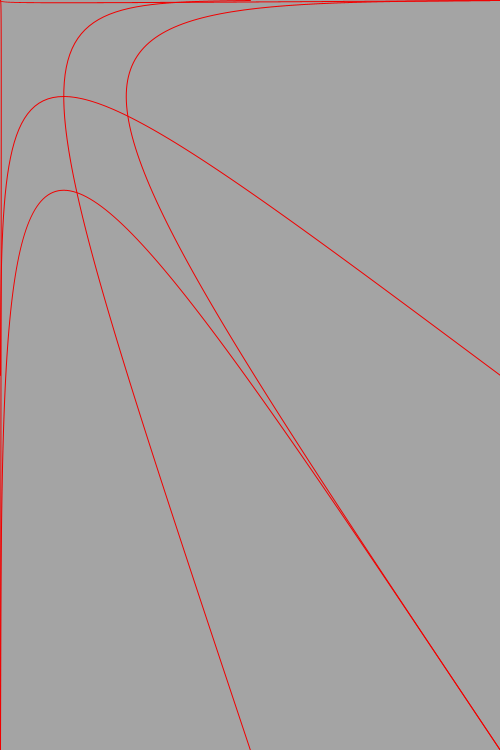
Frame 1 (no input)
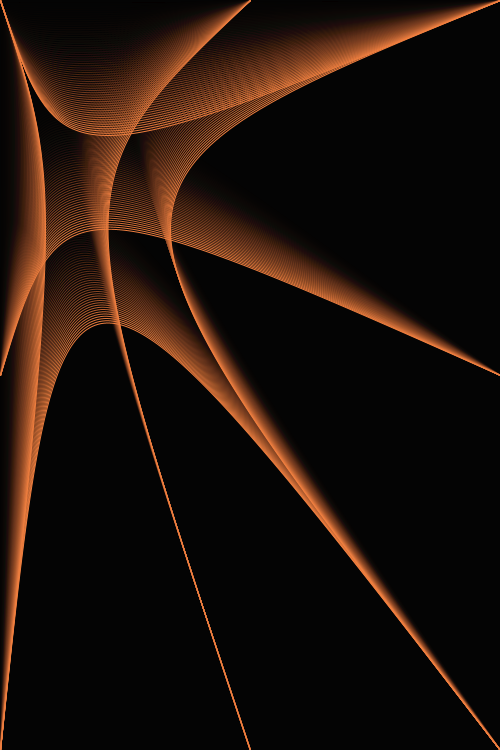
Frame 60 (the mouse pressed at the canvas centre just before this capture)
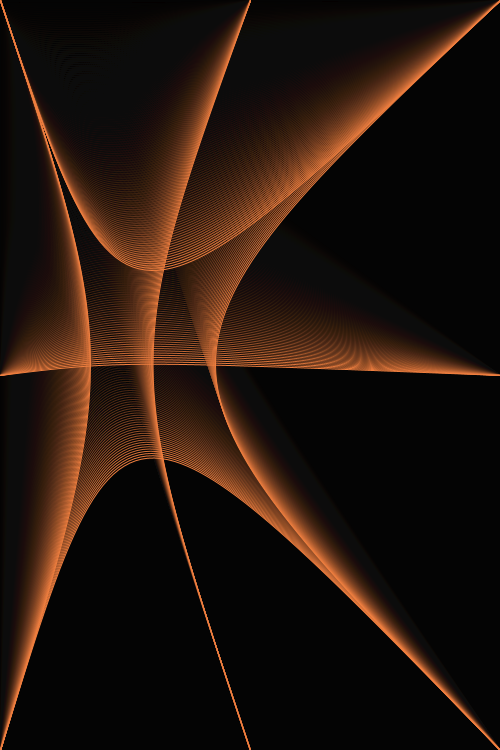
Frame 120 (the mouse held since frame 60 and released just before this capture)

The Processing sketch that drew these frames (run headless with seeded random() and noise(); from frame 60 on, the mouse is pressed at the canvas centre):

// Processing sketch: processing_22016
// ── processing_22016.pde

int x=0;
int speedx=1;
int y=0;
int speedy=3;
int radius;
int transition=50;

void setup()
  
  {
    size(500,750);
    smooth();
  }
 
void draw()

  {
 
    fill(0,0,0,transition);
    noStroke();
    rect(0,0,width,height);
    noFill();
    x=x+speedx;
    y=y+speedy;
    radius+=1;
    transition-=1;
    stroke(240,radius/2,radius/4);
    bezier(0,0,x,y,x,y,width,0);
    bezier(0,height,x,y,x,y,width,height);
    bezier(0,height/2,x,y,x,y,width,height/2);
    bezier(width/2,0,x,y,x,y,width/2,height);
    bezier(0,height,x,y,x,y,0,0);
    bezier(width,0,x,y,x,y,width,height);
    radius=constrain(radius,200,254);
    transition=constrain(transition,10,49);
   
    if((x>width) || (x<0))
   
   {
 
     speedx=speedx*-1;
    
   }
 
    if((y>height)|| (y<0)){
 
    speedy=speedy*-1;
  }
  
}

                
                
